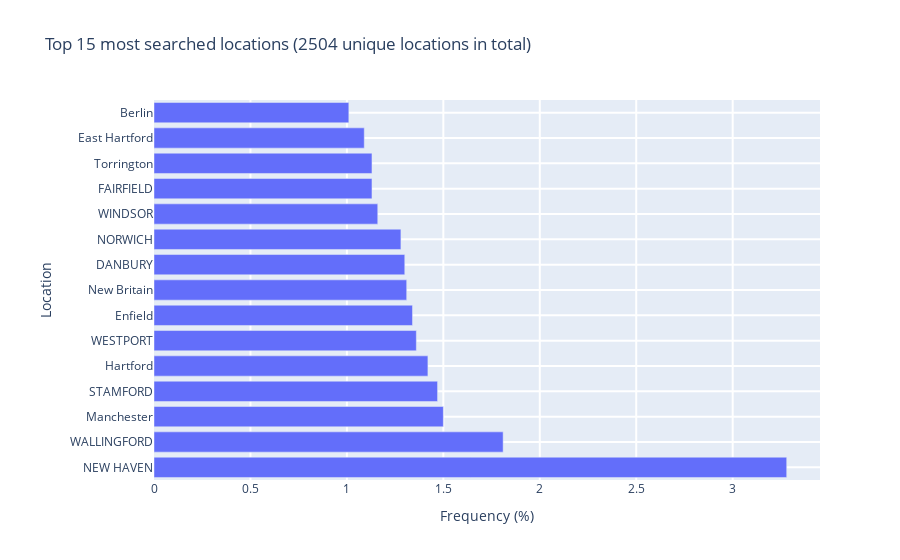

Notebook cell for this chart:
### Markdown cell above
Some departments have a really low number of searches. These departments will be very difficult to follow the requirements requested by the client, namely:
- A minimum 50% success rate for searches;
- No police sub-department should have a discrepancy bigger than 5% in success rate.

### Code cell
location_name = round(df['InterventionLocationName'].value_counts(normalize=True) * 100,2).sort_values(ascending=False).head(15)
data = [
    go.Bar(
        y=location_name.index,
        x=location_name,
        orientation='h'
    )]
layout = go.Layout(
    height=800,
    title=f'Top {location_name.size} most searched locations ({df["InterventionLocationName"].nunique()} unique locations in total)',
    hovermode='closest',
    xaxis=dict(title='Frequency (%)', ticklen=5, zeroline=False, gridwidth=2, domain=[0.1, 1]),
    yaxis=dict(title='Location', ticklen=5, gridwidth=2),
    showlegend=False
)
fig = go.Figure(data=data, layout=layout)
iplot(fig)

### Figure 1 — Plotly figure (JSON) as saved in the notebook; plotly's stock layout.template omitted (floating-point values rounded to 4 significant figures)
{"data": [{"orientation": "h", "type": "bar", "x": [3.28, 1.81, 1.5, 1.47, 1.42, 1.36, 1.34, 1.31, 1.3, 1.28, 1.16, 1.13, 1.13, 1.09, 1.01], "y": ["NEW HAVEN", "WALLINGFORD", "Manchester", "STAMFORD", "Hartford", "WESTPORT", "Enfield", "New Britain", "DANBURY", "NORWICH", "WINDSOR", "FAIRFIELD", "Torrington", "East Hartford", "Berlin"]}], "layout": {"autosize": true, "hovermode": "closest", "showlegend": false, "title": {"text": "Top 15 most searched locations (2504 unique locations in total)"}, "xaxis": {"autorange": true, "domain": [0.1, 1], "gridwidth": 2, "range": [0, 3.453], "ticklen": 5, "title": {"text": "Frequency (%)"}, "type": "linear", "zeroline": false}, "yaxis": {"autorange": true, "gridwidth": 2, "range": [-0.5, 14.5], "ticklen": 5, "title": {"text": "Location"}, "type": "category"}}}
